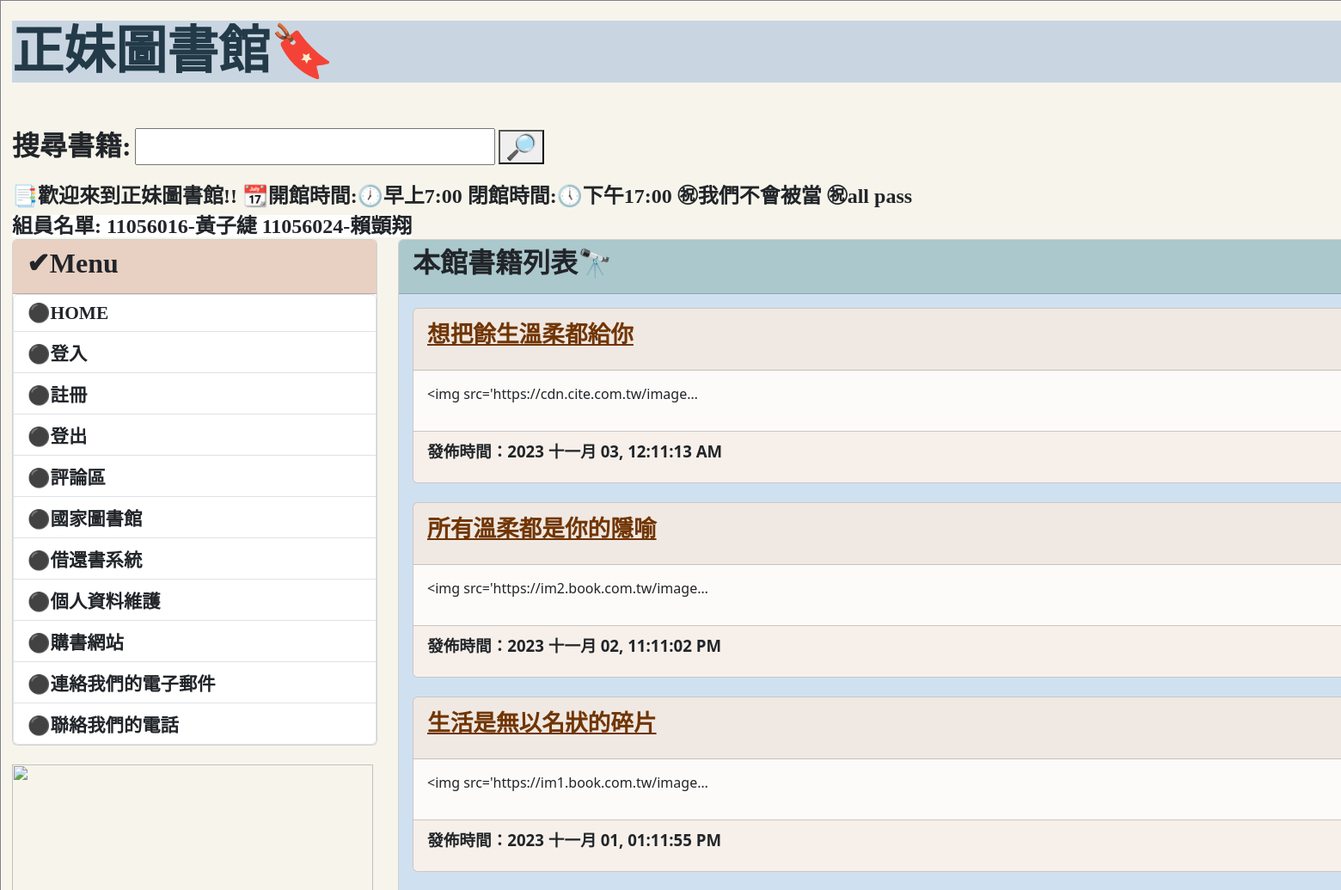
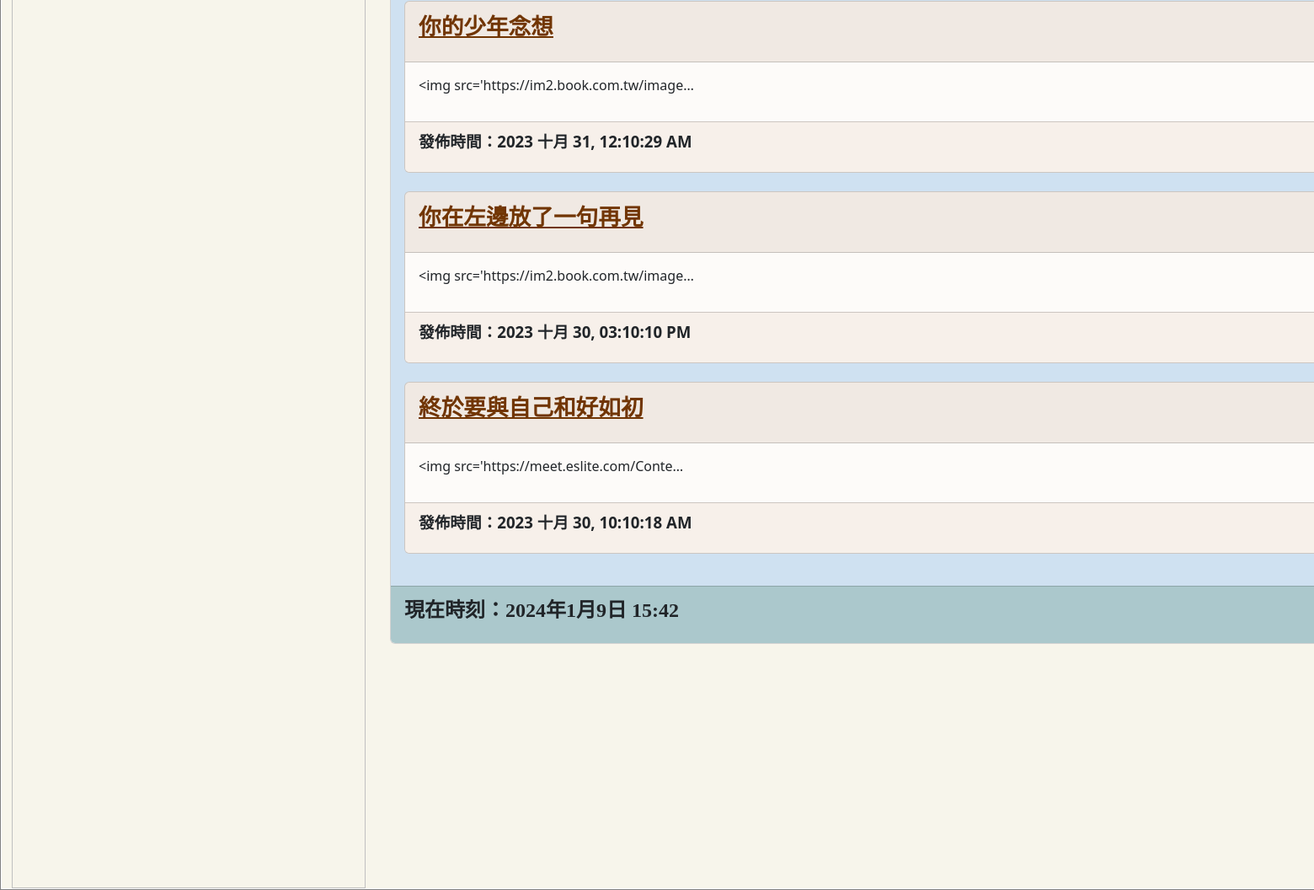
The page / on the database its author committed (2 pictures, top to bottom).
### mysite/models.py (models this page shows, shortened)
class Post(models.Model):
    title = models.CharField(max_length=200)
    slug = models.CharField(max_length=200)
    body = models.TextField()
    pub_date = models.DateTimeField(auto_now_add=True)
    isBorrow = models.BooleanField(("外借中"),default=False)
    class Meta:
        ordering = ('-pub_date',)

### mysite/views.py (the view)
# urls.py: path('',homepage),
def homepage(request):
    posts = Post.objects.all()
    now = datetime.now()
    return render(request, 'index.html', locals())

### templates/index.html (shortened to what this page needs)
{% extends 'base.html' %}
{% block headmessage %}
    <h3 style='font-family:微軟正黑體;font-size:24pt;font-weight:bolder;background-color:abc8cc;'>本館書籍列表&#x1F52D;</a>
{% endblock %}
{% block content %}
     {% for post in posts %}
    <div class='card' style='background-color:#F7F0EA'>
        <div class='card-header'>
            <p style='font-family:微軟正黑體;font-size:20pt;font-weight:bolder;'>
                <a href='/post/{{post.slug}}' style="color:713503">{{ post.title }}</a>
            </p>
        </div>
        <div class='card-body' style='background-color:#FDFBF9'>
            <p>
               {{ post.body | truncatechars:40 }}
            </p>
        </div>
        <div class='card-footer'  style='background-color:#F7F0EA;font-weight:bold;font-size:14pt;'>
            <p>
                發佈時間：{{ post.pub_date | date:"Y M d, h:m:s A"}}
            </p>
        </div>
    </div>
    <br>
    {% endfor %}
{% endblock %}

### rows shown on the page
Post: title "想把餘生溫柔都給你", body "<img src='https://cdn.cite.com.tw/image…", pub_date "2023 十一月 03, 12:11:13 AM"
Post: title "所有溫柔都是你的隱喻", body "<img src='https://im2.book.com.tw/image…", pub_date "2023 十一月 02, 11:11:02 PM"
Post: title "生活是無以名狀的碎片", body "<img src='https://im1.book.com.tw/image…", pub_date "2023 十一月 01, 01:11:55 PM"
Post: title "你的少年念想", body "<img src='https://im2.book.com.tw/image…", pub_date "2023 十月 31, 12:10:29 AM"
Post: title "你在左邊放了一句再見", body "<img src='https://im2.book.com.tw/image…", pub_date "2023 十月 30, 03:10:10 PM"
Post: title "終於要與自己和好如初", body "<img src='https://meet.eslite.com/Conte…", pub_date "2023 十月 30, 10:10:18 AM"
